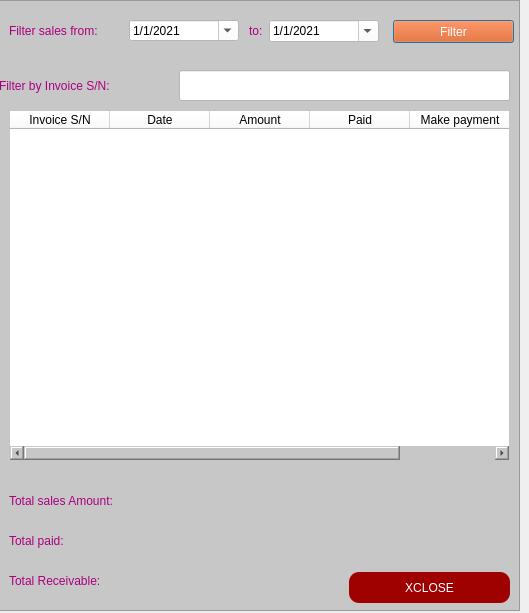
<?xml version="1.0" encoding="UTF-8"?>
<ui version="4.0">
 <class>Dialog</class>
 <widget class="QDialog" name="Dialog">
  <property name="geometry">
   <rect>
    <x>0</x>
    <y>0</y>
    <width>529</width>
    <height>613</height>
   </rect>
  </property>
  <property name="windowTitle">
   <string>Dialog</string>
  </property>
  <widget class="QFrame" name="frame">
   <property name="geometry">
    <rect>
     <x>-1</x>
     <y>0</y>
     <width>521</width>
     <height>611</height>
    </rect>
   </property>
   <property name="styleSheet">
    <string notr="true">background-color: rgb(199, 199, 199);</string>
   </property>
   <property name="frameShape">
    <enum>QFrame::StyledPanel</enum>
   </property>
   <property name="frameShadow">
    <enum>QFrame::Raised</enum>
   </property>
   <widget class="QLabel" name="label">
    <property name="geometry">
     <rect>
      <x>10</x>
      <y>20</y>
      <width>121</width>
      <height>21</height>
     </rect>
    </property>
    <property name="styleSheet">
     <string notr="true">color: rgb(170, 0, 127);
font: 75 11pt &quot;Roboto&quot;;</string>
    </property>
    <property name="text">
     <string>Filter sales from:</string>
    </property>
   </widget>
   <widget class="QDateEdit" name="dateEdit">
    <property name="geometry">
     <rect>
      <x>130</x>
      <y>20</y>
      <width>110</width>
      <height>21</height>
     </rect>
    </property>
    <property name="styleSheet">
     <string notr="true">background-color: rgb(255, 255, 255);
font: 75 10pt &quot;Roboto&quot;;</string>
    </property>
    <property name="displayFormat">
     <string>d/M/yyyy</string>
    </property>
    <property name="calendarPopup">
     <bool>true</bool>
    </property>
    <property name="date">
     <date>
      <year>2021</year>
      <month>1</month>
      <day>1</day>
     </date>
    </property>
   </widget>
   <widget class="QLabel" name="label_2">
    <property name="geometry">
     <rect>
      <x>250</x>
      <y>20</y>
      <width>21</width>
      <height>21</height>
     </rect>
    </property>
    <property name="styleSheet">
     <string notr="true">color: rgb(170, 0, 127);
font: 75 11pt &quot;Roboto&quot;;</string>
    </property>
    <property name="text">
     <string>to:</string>
    </property>
   </widget>
   <widget class="QDateEdit" name="dateEdit_2">
    <property name="geometry">
     <rect>
      <x>270</x>
      <y>20</y>
      <width>110</width>
      <height>22</height>
     </rect>
    </property>
    <property name="styleSheet">
     <string notr="true">background-color: rgb(255, 255, 255);
font: 75 10pt &quot;Roboto&quot;;</string>
    </property>
    <property name="wrapping">
     <bool>true</bool>
    </property>
    <property name="buttonSymbols">
     <enum>QAbstractSpinBox::NoButtons</enum>
    </property>
    <property name="showGroupSeparator" stdset="0">
     <bool>true</bool>
    </property>
    <property name="dateTime">
     <datetime>
      <hour>0</hour>
      <minute>0</minute>
      <second>0</second>
      <year>2021</year>
      <month>1</month>
      <day>1</day>
     </datetime>
    </property>
    <property name="displayFormat">
     <string>d/M/yyyy</string>
    </property>
    <property name="calendarPopup">
     <bool>true</bool>
    </property>
    <property name="date">
     <date>
      <year>2021</year>
      <month>1</month>
      <day>1</day>
     </date>
    </property>
   </widget>
   <widget class="QPushButton" name="pushButton">
    <property name="geometry">
     <rect>
      <x>394</x>
      <y>20</y>
      <width>121</width>
      <height>23</height>
     </rect>
    </property>
    <property name="styleSheet">
     <string notr="true">background-color: rgb(230, 76, 0);
color: rgb(255, 255, 255);
font: 75 12pt &quot;Roboto&quot;;</string>
    </property>
    <property name="text">
     <string>Filter</string>
    </property>
   </widget>
   <widget class="QLabel" name="label_3">
    <property name="geometry">
     <rect>
      <x>0</x>
      <y>70</y>
      <width>181</width>
      <height>31</height>
     </rect>
    </property>
    <property name="styleSheet">
     <string notr="true">color: rgb(170, 0, 127);
font: 75 13pt &quot;Roboto&quot;;</string>
    </property>
    <property name="text">
     <string>Filter by Invoice S/N:</string>
    </property>
   </widget>
   <widget class="QLineEdit" name="lineEdit">
    <property name="geometry">
     <rect>
      <x>180</x>
      <y>70</y>
      <width>331</width>
      <height>31</height>
     </rect>
    </property>
    <property name="styleSheet">
     <string notr="true">background-color: rgb(255, 255, 255);</string>
    </property>
   </widget>
   <widget class="QTableWidget" name="tableWidgetsales">
    <property name="geometry">
     <rect>
      <x>10</x>
      <y>110</y>
      <width>501</width>
      <height>351</height>
     </rect>
    </property>
    <property name="styleSheet">
     <string notr="true">background-color: rgb(255, 255, 255);</string>
    </property>
    <column>
     <property name="text">
      <string>Invoice S/N</string>
     </property>
    </column>
    <column>
     <property name="text">
      <string>Date</string>
     </property>
    </column>
    <column>
     <property name="text">
      <string>Amount</string>
     </property>
    </column>
    <column>
     <property name="text">
      <string>Paid</string>
     </property>
    </column>
    <column>
     <property name="text">
      <string>Make payment</string>
     </property>
    </column>
   </widget>
   <widget class="QLabel" name="label_4">
    <property name="geometry">
     <rect>
      <x>10</x>
      <y>490</y>
      <width>181</width>
      <height>21</height>
     </rect>
    </property>
    <property name="styleSheet">
     <string notr="true">font: 75 14pt &quot;Roboto&quot;;
color: rgb(170, 0, 127);</string>
    </property>
    <property name="text">
     <string>Total sales Amount:</string>
    </property>
   </widget>
   <widget class="QLabel" name="label_5">
    <property name="geometry">
     <rect>
      <x>10</x>
      <y>530</y>
      <width>101</width>
      <height>21</height>
     </rect>
    </property>
    <property name="styleSheet">
     <string notr="true">font: 75 14pt &quot;Roboto&quot;;
color: rgb(170, 0, 127);</string>
    </property>
    <property name="text">
     <string>Total paid:</string>
    </property>
   </widget>
   <widget class="QLabel" name="label_6">
    <property name="geometry">
     <rect>
      <x>10</x>
      <y>570</y>
      <width>151</width>
      <height>21</height>
     </rect>
    </property>
    <property name="styleSheet">
     <string notr="true">font: 75 14pt &quot;Roboto&quot;;
color: rgb(170, 0, 127);</string>
    </property>
    <property name="text">
     <string>Total Receivable:</string>
    </property>
   </widget>
   <widget class="QPushButton" name="pushButtonclose">
    <property name="geometry">
     <rect>
      <x>350</x>
      <y>572</y>
      <width>161</width>
      <height>31</height>
     </rect>
    </property>
    <property name="styleSheet">
     <string notr="true">font: 75 14pt &quot;Roboto&quot;;
color: rgb(255, 255, 255);
background-color: rgb(159, 0, 0);
border-radius:10px;</string>
    </property>
    <property name="text">
     <string>XCLOSE</string>
    </property>
   </widget>
   <widget class="QLabel" name="labelsalesAmount">
    <property name="geometry">
     <rect>
      <x>200</x>
      <y>490</y>
      <width>91</width>
      <height>31</height>
     </rect>
    </property>
    <property name="styleSheet">
     <string notr="true">color: rgb(185, 92, 0);
font: 75 14pt &quot;Roboto&quot;;</string>
    </property>
    <property name="text">
     <string/>
    </property>
   </widget>
   <widget class="QLabel" name="labeltotalpaid">
    <property name="geometry">
     <rect>
      <x>120</x>
      <y>530</y>
      <width>81</width>
      <height>31</height>
     </rect>
    </property>
    <property name="styleSheet">
     <string notr="true">color: rgb(185, 92, 0);
font: 75 14pt &quot;Roboto&quot;;</string>
    </property>
    <property name="text">
     <string/>
    </property>
   </widget>
   <widget class="QLabel" name="labeltotalreceivable">
    <property name="geometry">
     <rect>
      <x>170</x>
      <y>570</y>
      <width>91</width>
      <height>31</height>
     </rect>
    </property>
    <property name="styleSheet">
     <string notr="true">color: rgb(185, 92, 0);
font: 75 14pt &quot;Roboto&quot;;</string>
    </property>
    <property name="text">
     <string/>
    </property>
   </widget>
  </widget>
 </widget>
 <resources/>
 <connections/>
</ui>
